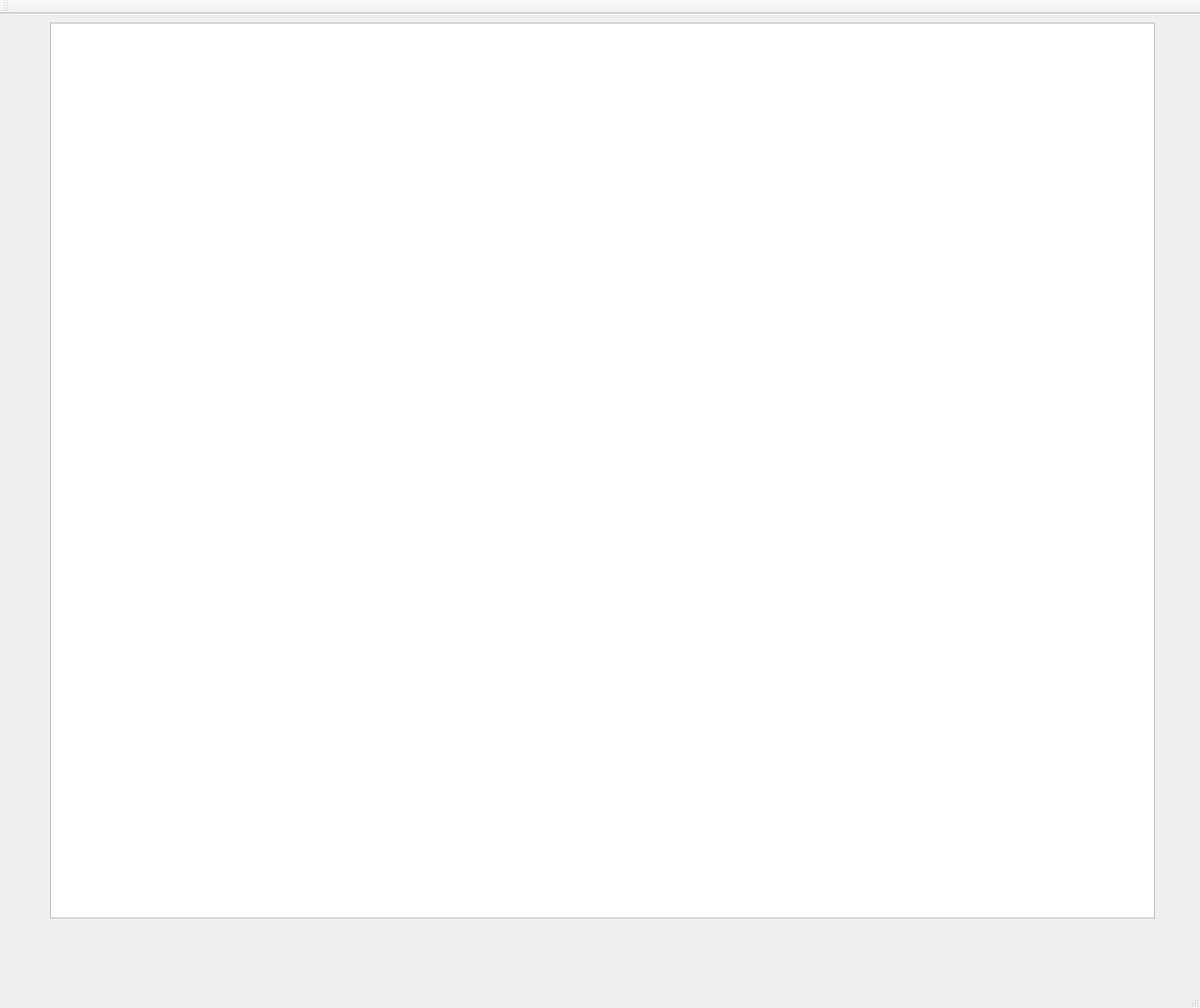
<?xml version="1.0" encoding="UTF-8"?>
<ui version="4.0">
 <class>MainWindow</class>
 <widget class="QMainWindow" name="MainWindow">
  <property name="geometry">
   <rect>
    <x>0</x>
    <y>0</y>
    <width>1435</width>
    <height>1205</height>
   </rect>
  </property>
  <property name="windowTitle">
   <string>MainWindow</string>
  </property>
  <widget class="QWidget" name="centralWidget">
   <widget class="QGraphicsView" name="graphicsView">
    <property name="geometry">
     <rect>
      <x>60</x>
      <y>10</y>
      <width>1321</width>
      <height>1071</height>
     </rect>
    </property>
   </widget>
  </widget>
  <widget class="QMenuBar" name="menuBar">
   <property name="geometry">
    <rect>
     <x>0</x>
     <y>0</y>
     <width>1435</width>
     <height>25</height>
    </rect>
   </property>
  </widget>
  <widget class="QToolBar" name="mainToolBar">
   <attribute name="toolBarArea">
    <enum>TopToolBarArea</enum>
   </attribute>
   <attribute name="toolBarBreak">
    <bool>false</bool>
   </attribute>
  </widget>
  <widget class="QStatusBar" name="statusBar"/>
 </widget>
 <layoutdefault spacing="6" margin="11"/>
 <resources/>
 <connections/>
</ui>
